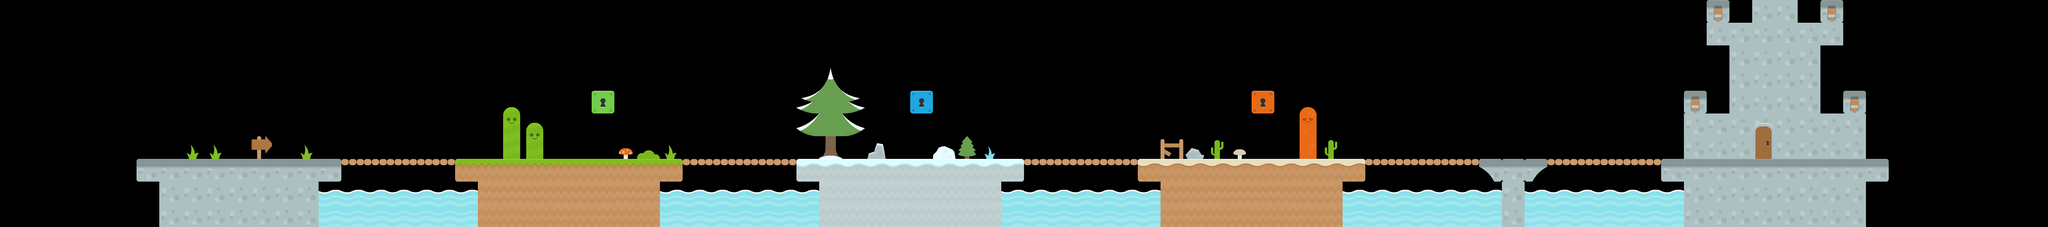

A 2D game scene composited from a Tiled map and its tileset images. What follows is a short description and the map's XML, with each tile layer's data collapsed to a summary:
An orthogonal 90x10 tile map with 64x64 px tiles, 3 tile layers (background, groundBack, ground) and 11 objects (4x sender, 2x ghostWall, floor, color, playerStart, ...).

<map version="1.0" orientation="orthogonal" renderorder="right-down" width="90" height="10" tilewidth="64" tileheight="64" nextobjectid="205">
 <properties>
  <property name="background" value="" />
 </properties>
 <tileset firstgid="1" name="tileset" tilewidth="64" tileheight="64">
  <image source="tileset.png" width="832" height="640" />
 </tileset>
 <layer name="background" width="90" height="10">
  <data>[900 cells, 36 non-empty, 2 distinct tile ids]</data>
 </layer>
 <layer name="groundBack" width="90" height="10">
  <data>[900 cells, 49 non-empty, 38 distinct tile ids]</data>
 </layer>
 <layer name="ground" width="90" height="10">
  <data>[900 cells, 232 non-empty, 20 distinct tile ids]</data>
 </layer>
 <objectgroup name="collision">
  <object id="133" name="floor" x="381" y="450.333" width="4928" height="13.3333" />
  <object id="167" name="ghostWall" x="832" y="512">
   <polyline points="0,0 0,-576" />
  </object>
  <object id="168" name="ghostWall" x="5184" y="448">
   <polyline points="0,0 0,-576" />
  </object>
  <object id="170" x="1280" y="448">
   <polyline points="0,0 0,-64 64,-64 64,-128 128,-128 128,-192 192,-192 192,0" />
  </object>
 </objectgroup>
 <objectgroup name="items">
  <object id="56" name="color" x="896" y="320" width="62" height="64">
   <properties>
    <property name="power" value="0.99" />
   </properties>
  </object>
  <object id="152" name="sender" x="3518.84" y="253.333" width="64" height="65.3333">
   <properties>
    <property name="map" value="sandPlains1-1" />
   </properties>
  </object>
  <object id="153" name="sender" x="2560.17" y="254.668" width="64" height="65.3333">
   <properties>
    <property name="map" value="frostPlateau1-1" />
   </properties>
  </object>
  <object id="154" name="sender" x="1664.5" y="255.668" width="64" height="65.3333">
   <properties>
    <property name="map" value="greenHills1-1" />
   </properties>
  </object>
  <object id="161" name="sender" x="4937" y="361.333" width="64" height="65.3333">
   <properties>
    <property name="map" value="castle1" />
    <property name="requireMaps" value="greenHills1-1;sandPlains1-1;frostPlateau1-1" />
   </properties>
  </object>
  <object id="164" name="playerStart" x="896" y="128" width="64" height="64" />
  <object id="171" name="life" x="1408" y="64" width="64" height="64" />
 </objectgroup>
 <objectgroup name="platform" />
</map>